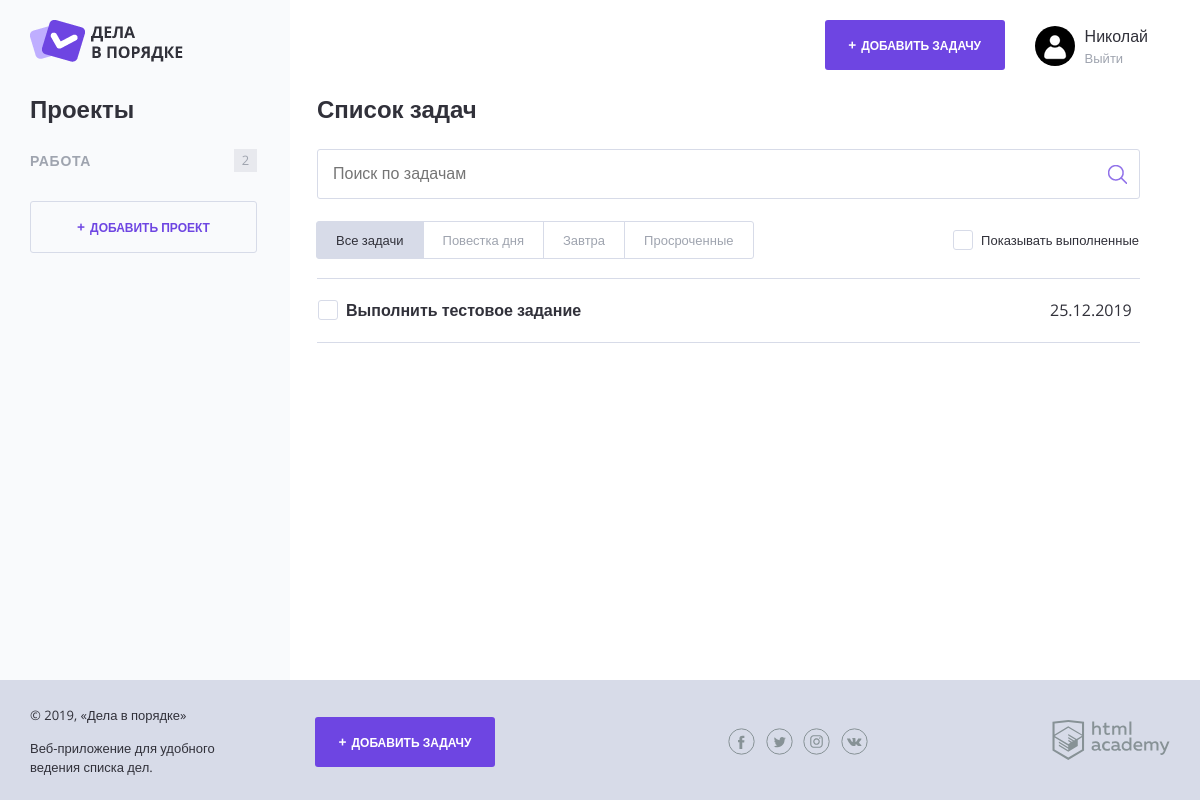
Page /index.php (signed in) on the committed database.
### tables this page shows
CREATE TABLE projects (
    id INT AUTO_INCREMENT PRIMARY KEY NOT NULL UNIQUE,
    user_id INT NOT NULL,
    title VARCHAR(100) NOT NULL
);

CREATE TABLE tasks (
    id INT AUTO_INCREMENT PRIMARY KEY NOT NULL UNIQUE,
    user_id INT NOT NULL,
    project_id INT NOT NULL,
    date_create TIMESTAMP DEFAULT CURRENT_TIMESTAMP,
    date_completed TIMESTAMP,
    status INT DEFAULT 0,
    title VARCHAR(100) NOT NULL,
    file VARCHAR(255),
    date_execution TIMESTAMP
);

### functions.php (called while the page is built, shortened)
<?php
    function include_template($name, $data) {
        $name = 'templates/' . $name;
        $result = '';
        extract($data);
        require $name;
        $result = ob_get_clean();
        return $result;
    }
    function count_matches_in_array ($arr, $val) {
        $result = 0;
        foreach ($arr as $key => $value) {
            if ($value['category'] === $val) {
                $result++;
            }
        }
        return $result;
    }
    function set_timezone ($timezone) {
        return date_default_timezone_get();
    }
    function get_task_class_completed_and_important ($tasks_value, $deadline) {
        return $result;
    }
    function db_fetch_data($connect, $sql) {
        $result = [];
        if ($connect) {
            mysqli_set_charset($connect, "utf8");
            $query = mysqli_query($connect, $sql);
            $result = mysqli_fetch_all($query, MYSQLI_ASSOC);
        } else {
            $result = 'Ошибка БД: ' . mysqli_error($query);
        }
        return $result;
    }
    function get_username_from_db($connect, $user_id) {
        $sql = "SELECT username FROM users WHERE id =  '" . mysqli_real_escape_string($connect, $user_id) . "';";
        $result = db_fetch_data($connect, $sql)[0]['username'];
        return $result;
    }
    function get_projects_current_user($connect, $user_id) {
        $sql = "SELECT DISTINCT projects.id AS id, projects.title AS title FROM projects JOIN tasks ON projects.id = tasks.project_id WHERE tasks.user_id = '" . mysqli_real_escape_string($connect, $user_id) . "' ORDER BY projects.title ASC";
        $result = db_fetch_data($connect, $sql);
        return $result;
    }
    function get_tasks_current_user($connect, $user_id) {
        $sql =
            "SELECT
                tasks.id AS id,
                tasks.title AS task,
                tasks.date_execution AS day_of_complete,
                projects.title AS category,
                projects.id AS category_id,
                tasks.status AS completed,
                tasks.file AS file
            FROM
                tasks
            JOIN
                projects
            ON
                tasks.project_id = projects.id
            WHERE
                tasks.user_id = '" . mysqli_real_escape_string($connect, $user_id) . "' ORDER BY
                date_create
            ASC";
        $result = db_fetch_data($connect, $sql);
        return $result;
    }
    function select_task_from_project($tasks, $cat_id) {
        $result = [];
        if (isset($cat_id)){
            foreach ($tasks as $task_value) {
                if ($task_value['category_id'] === (string)$cat_id) {
                    $result[] = $task_value;
                }
            }
        } else {
            $result = $tasks;
        }
        return $result;
    }
    function filtering_task($filter, $day_of_complete) {
        if ($filter === 'all') {
            return true;
        } else {
            return false;
        }
    }
?>

### init.php (called while the page is built, shortened)
<?php
    if (isset($_SESSION['id'])) {
        $current_user_id = $_SESSION['id'];
    }
?>

### data.php (called while the page is built, shortened)
<?php
    $title_page = 'Дела в порядке';
    $deadline = 86400;
    $format_date = 'd.m.Y';
    $my_timezone = 'Asia/Yekaterinburg';
?>

### index.php (the view, shortened to what this page needs)
<?php
    require_once('data.php');
    require_once('init.php');
    require_once('functions.php');
    if (isset($_SESSION['id'])) {
        $filter = isset($_GET['filter']) ? $_GET['filter'] : 'all';
        $username = get_username_from_db($connect, $current_user_id);
        $category = get_projects_current_user($connect, $current_user_id);
        $go_to_category = check_param_project($_GET['cat'], $category);
        $tasks = get_tasks_current_user($connect, $current_user_id);
        $tasks_from_project = (empty(trim($search))) ? select_task_from_project($tasks, $go_to_category) : $search_result;
        $content = include_template('index.php',[
            'filter' => $filter,
            'search' => $search,
            'search_result' => $search_result,
            'category' => $category,
            'tasks_from_project' => $tasks_from_project,
            'show_complete_tasks' => $show_complete_tasks,
            'deadline' => $deadline,
            'format_date' => $format_date,
            'my_timezone' => $my_timezone,
            'connect' => $connect
            ]);
    } else {
        $content = include_template('guest.php',[]);
    }
    $layout_content = (isset($_SESSION['id'])) ? (include_template('layout.php',[
        'content' => $content,
        'connect' => $connect,
        'category' => $category,
        'tasks' => $tasks,
        'title_page' => $title_page,
        'username' => $username,
        'current_user_id' => $current_user_id
        ])) : (include_template('layout.php',[
        'content' => $content,
        'guest' => 'index'
        ]));
    print($layout_content);
?>

### templates/index.php (shortened to what this page needs)
<h2 class="content__main-heading">Список задач</h2>
<form class="search-form" action="/index.php" method="get" autocomplete="off">
    <input class="search-form__input" type="text" name="search" value="" placeholder="Поиск по задачам">
    <input class="search-form__submit" type="submit" name="" value="Искать">
</form>
<div class="tasks-controls">
    <nav class="tasks-switch">
        <a href="/index.php?filter=all" class="tasks-switch__item<?=($filter === 'all') ? ' tasks-switch__item--active' : NULL?>">Все задачи</a>
        <a href="/index.php?filter=today" class="tasks-switch__item<?=($filter === 'today') ? ' tasks-switch__item--active' : NULL?>">Повестка дня</a>
        <a href="/index.php?filter=tomorrow" class="tasks-switch__item<?=($filter === 'tomorrow') ? ' tasks-switch__item--active' : NULL?>">Завтра</a>
        <a href="/index.php?filter=overdue" class="tasks-switch__item<?=($filter === 'overdue') ? ' tasks-switch__item--active' : NULL?>">Просроченные</a>
    </nav>
    <label class="checkbox">
        <span class="checkbox__text">Показывать выполненные</span>
    </label>
</div>
<table class="tasks">
<?php if (!empty($search_result) || empty(trim($search))): ?>
    <?php
        foreach($tasks_from_project as $tasks_key => $tasks_value): ?>
            <?php if ((($show_complete_tasks === 1) and ($show_complete_tasks === (int)$tasks_value['completed'])) or (((int)$tasks_value['completed'] === 0)) or (!empty($search_result))): ?>
            <tr class="tasks__item task <?=get_task_class_completed_and_important($tasks_value, $deadline);?>">
                    <td class="task__select">
                        <label class="checkbox task__checkbox">
                            <span class="checkbox__text"><?=htmlspecialchars($tasks_value['task']);?></span>
                        </label>
                    </td>
                    <td class="task__file">
                    </td>
                    <td class="task__date"><?php if ($tasks_value['day_of_complete'] !== NULL) { echo date('d.m.Y', strtotime(strip_tags($tasks_value['day_of_complete']))); } else { echo 'Нет'; } ?>
                    </td>
                </tr>
            <?php endif; ?>
        <?php endforeach; ?>
    <?php else: ?>
        <p>Ничего не найдено по вашему запросу</p>
    <?php endif; ?>
</table>

### templates/layout.php (shortened to what this page needs)
<!DOCTYPE html>
<html lang="ru">
<head>
    <link rel="stylesheet" href="css/normalize.css">
    <link rel="stylesheet" href="css/style.css">
    <link rel="stylesheet" href="css/flatpickr.min.css">
</head>
<body class="<?=($guest === 'index') ? ' body-background' : NULL?>">
<div class="page-wrapper">
    <div class="container <?=($guest !== 'index') ? ' container--with-sidebar' : NULL?>">
        <header class="main-header">
            <a href="/">
                <img src="img/logo.png" width="153" height="42" alt="Логотип Дела в порядке">
            </a>
            <div class="main-header__side">
                <?php if (isset($current_user_id) && !empty($username)):?>
                <a class="main-header__side-item button button--plus open-modal" href="add.php">Добавить задачу</a>
                <div class="main-header__side-item user-menu">
                    <div class="user-menu__image">
                        <img src="img/user.png" width="40" height="40" alt="Пользователь">
                    </div>
                    <div class="user-menu__data">
                        <p><?=$username; ?></p>
                        <a href="/logout.php">Выйти</a>
                    </div>
                </div>
                <?php else:?>
                  <a class="main-header__side-item button button--transparent" href="auth.php">Войти</a>
                <?php endif; ?>
            </div>
        </header>
        <div class="content">
            <?php if ($guest !== 'index'):?>
                <section class="content__side">
            <?php endif; ?>
                <?php if (isset($guest)):?>
                <?php elseif (isset($current_user_id) && !empty($username)):?>
                <h2 class="content__side-heading">Проекты</h2>
                <nav class="main-navigation">
                    <ul class="main-navigation__list">
                        <?php foreach($category as $category_key => $category_value): ?>
                        <li class="main-navigation__list-item">
                            <a class="main-navigation__list-item-link" href="<?='/index.php?cat=' . (int)$category_value['id'];?>"><?php echo strip_tags($category_value['title']); ?></a>
                            <span class="main-navigation__list-item-count"><?=count_matches_in_array($tasks, $category_value['title']); ?></span>
                        </li>
                        <?php endforeach; ?>
                    </ul>
                </nav>
                <a class="button button--transparent button--plus content__side-button"
                   href="/project.php" target="project_add">Добавить проект</a>
                <?php else:?>
                    <p class="content__side-info">Если у вас уже есть аккаунт, авторизуйтесь на сайте</p>
                    <a class="button button--transparent content__side-button" href="auth.php">Войти</a>
                <?php endif; ?>
            <?php if ($guest !== 'index'):?>
                </section>
            <?php endif; ?>
            <?php if ($guest === 'index'):?>
                <?=$content;?>
            <?php else:?>
            <main class="content__main">
                <?=$content;?>
            </main>
            <?php endif; ?>
        </div>
    </div>
</div>
<footer class="main-footer">
    <div class="container">
        <div class="main-footer__copyright">
            <p>© 2019, «Дела в порядке»</p>
            <p>Веб-приложение для удобного ведения списка дел.</p>
        </div>
        <?php if (!isset($guest)):?>
        <a class="main-footer__button button button--plus" href="add.php">Добавить задачу</a>
        <?php endif; ?>
        <div class="main-footer__social social">
            <a class="social__link social__link--facebook" href="#">
            </a>
            <a class="social__link social__link--twitter" href="#">
            </a>
            <a class="social__link social__link--instagram" href="#">
            </a>
            <a class="social__link social__link--vkontakte" href="#">
            </a>
        </div>
        <div class="main-footer__developed-by">
            <a href="https://htmlacademy.ru/intensive/php">
                <img src="img/htmlacademy.svg" alt="HTML Academy" width="118" height="40">
            </a>
        </div>
    </div>
</footer>
</body>
</html>

### rows in the picture
projects: title "РАБОТА", title "2"
tasks: title "Выполнить тестовое задание", date_execution "25.12.2019"

### other values in the picture
$username "Николай"
